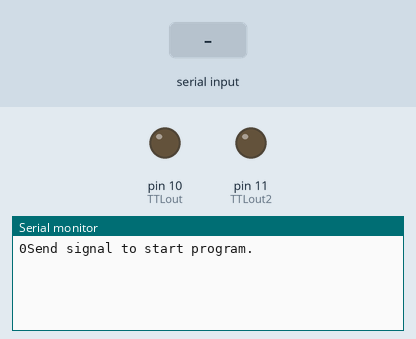
Bench run of a sketch on a simulated Arduino Uno, built with avr-gcc and run on an emulated ATmega328P. On the bench: output pins drawn as LEDs (lit = HIGH), the last lines printed to the serial monitor. Inputs (shaded band) come from the test bench.

Above: at 1.2 s.
1.3 s: "1" received over Serial
At 1.7 s:
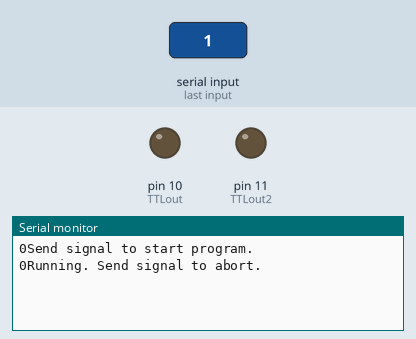
2.8 s: "0" received over Serial
At 4.3 s:
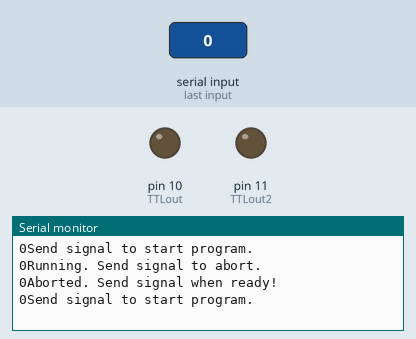

Measured:
- after the input at 1.3 s, the serial monitor: prints a new line at once (image 1)
- after the input at 2.8 s, the serial monitor: prints a new line at once (image 2)

The sketch:

WormNudger3.1_230920_tap15min.ino
```cpp
/*--== Worm Nudger V 3.1 =-
  (c) 2020 by Bjn Weber, Wagner Steuer Costa, Martin Schneider and Ichiro Aoki

  3.1
  Intensity of LED is regulated with analogWrite.
  Connect Arduino directly to the dimming port of the powere supply.
  2.2
  TTLout: 10, TTLout2: 11
  Use with potentiometer when intensity more than 50% is needed.
  2.0
  Program was simplified with a single mode.
  0.52
  Contol both LED ring and tapper.

  00:
  01:
  02: TTLin
  03:
  04:
  05:
  06:
  07:
  08:
  09:
  10: TTLout
  11: TTLout2
  12:
  13:
*/

const int LED_max = 0;     // Number of LED pulses to be applied.
const unsigned long LED_delay = 1200*1000ul;    // Wait time in ms between start and first LED pulse.
const unsigned long LED_dur = 2000ul;       // LED pulse length in ms
const unsigned long LED_int = 0ul; // Time between end and start of two sequential LED pulses.
const unsigned long aft_LED = 0ul;   // Wait time after the last LED pulse
const int tap_max = 3;     // Number of LED pulses to be applied.
const unsigned long tap_delay = 900*1000ul;    // Wait time in ms between start and first LED pulse.
const unsigned long tap_dur = 200ul;       // LED pulse length in ms
const unsigned long tap_int = 800ul; // Time between end and start of two sequential LED pulses.
const unsigned long Exp_dur = LED_delay + (LED_dur + LED_int) * LED_max + aft_LED;
//const int Timeout = 10 * 1000;
int mode = 1;
int LED_started = 0;
int LED_ended = 0;
int tap_started = 0;
int tap_ended = 0;
//const int TTLin = 2;
const int TTLout = 10; //LED
const int Brt = 25; //specify 0-255
const int TTLout2 = 11; //Tapper

void setup()
{
  // pinMode(TTLin, INPUT);
  pinMode(TTLout, OUTPUT);
  pinMode(TTLout2, OUTPUT);
  analogWrite(TTLout, 255);
  digitalWrite(TTLout2, LOW);
  Serial.begin(57600);
}

void loop()
{
  Serial.print(LED_started);
  Serial.println("Send signal to start program.");
  while (mode == 1) {
    if (Serial.read() > 0) {
      mode = 2;
      Serial.print(LED_started);
      Serial.println("Running. Send signal to abort.");
      unsigned long start_millis = millis();
      unsigned long maxTime = Exp_dur + start_millis;

      while (mode == 2 && millis() <= maxTime) {
        // Check start of LED pulse (time since previous pulse ended)
        long deltaTime = millis() - (start_millis + LED_delay + LED_ended * (LED_dur + LED_int));
        if ((deltaTime >= 0) && (LED_started == LED_ended) && (LED_ended < LED_max)) {
          LED_started++;
          analogWrite(TTLout, Brt);
        }
        // Check end of LED pulse
        long deltaTime2 = deltaTime - LED_dur;
        if ((deltaTime2 >= 0) && (LED_started > LED_ended)) {
          LED_ended++;
          analogWrite(TTLout, 0);
        }
        // Check start of tap pulse (time since previous pulse ended)
        long deltaTimeTap = millis() - (start_millis + tap_delay + tap_ended * (tap_dur + tap_int));
        if ((deltaTimeTap >= 0) && (tap_started == tap_ended) && (tap_ended < tap_max)) {
          tap_started++;
          digitalWrite(TTLout2, HIGH);
        }
        // Check end of tap pulse
        long deltaTimeTap2 = deltaTimeTap - tap_dur;
        if ((deltaTimeTap2 >= 0) && (tap_started > tap_ended)) {
          tap_ended++;
          digitalWrite(TTLout2, LOW);
        }
        if (Serial.read() > 0) {
          mode = 0;
          Serial.print(LED_started);
          Serial.println("Aborted. Send signal when ready!");
        }
      }
    }
    analogWrite(TTLout, 0);
    digitalWrite(TTLout2, LOW);
    LED_ended = 0;
    LED_started = 0;
    tap_started = 0;
    tap_ended = 0;
  }
mode = 1;
}
```
